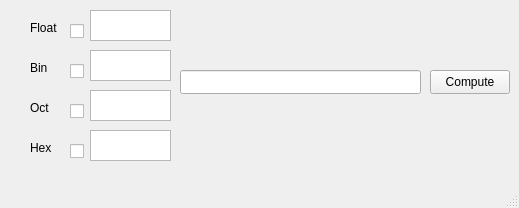
<?xml version="1.0" encoding="UTF-8"?>
<ui version="4.0">
 <class>MainWindow</class>
 <widget class="QMainWindow" name="MainWindow">
  <property name="geometry">
   <rect>
    <x>0</x>
    <y>0</y>
    <width>519</width>
    <height>208</height>
   </rect>
  </property>
  <property name="windowTitle">
   <string>MainWindow</string>
  </property>
  <widget class="QWidget" name="centralwidget">
   <widget class="QPushButton" name="Comput">
    <property name="geometry">
     <rect>
      <x>430</x>
      <y>70</y>
      <width>80</width>
      <height>24</height>
     </rect>
    </property>
    <property name="text">
     <string>Compute</string>
    </property>
   </widget>
   <widget class="QTextBrowser" name="Float">
    <property name="geometry">
     <rect>
      <x>90</x>
      <y>10</y>
      <width>81</width>
      <height>31</height>
     </rect>
    </property>
   </widget>
   <widget class="QTextBrowser" name="Bin">
    <property name="geometry">
     <rect>
      <x>90</x>
      <y>50</y>
      <width>81</width>
      <height>31</height>
     </rect>
    </property>
   </widget>
   <widget class="QTextBrowser" name="Oct">
    <property name="geometry">
     <rect>
      <x>90</x>
      <y>90</y>
      <width>81</width>
      <height>31</height>
     </rect>
    </property>
   </widget>
   <widget class="QTextBrowser" name="Hex">
    <property name="geometry">
     <rect>
      <x>90</x>
      <y>130</y>
      <width>81</width>
      <height>31</height>
     </rect>
    </property>
   </widget>
   <widget class="QLabel" name="label">
    <property name="geometry">
     <rect>
      <x>30</x>
      <y>20</y>
      <width>49</width>
      <height>16</height>
     </rect>
    </property>
    <property name="text">
     <string>Float</string>
    </property>
   </widget>
   <widget class="QLabel" name="label_2">
    <property name="geometry">
     <rect>
      <x>30</x>
      <y>60</y>
      <width>49</width>
      <height>16</height>
     </rect>
    </property>
    <property name="text">
     <string>Bin</string>
    </property>
   </widget>
   <widget class="QLabel" name="label_3">
    <property name="geometry">
     <rect>
      <x>30</x>
      <y>100</y>
      <width>49</width>
      <height>16</height>
     </rect>
    </property>
    <property name="text">
     <string>Oct</string>
    </property>
   </widget>
   <widget class="QLabel" name="label_4">
    <property name="geometry">
     <rect>
      <x>30</x>
      <y>140</y>
      <width>49</width>
      <height>16</height>
     </rect>
    </property>
    <property name="text">
     <string>Hex</string>
    </property>
   </widget>
   <widget class="QCheckBox" name="checkBox_Float">
    <property name="geometry">
     <rect>
      <x>70</x>
      <y>20</y>
      <width>78</width>
      <height>22</height>
     </rect>
    </property>
    <property name="text">
     <string/>
    </property>
   </widget>
   <widget class="QCheckBox" name="checkBox_Bin">
    <property name="geometry">
     <rect>
      <x>70</x>
      <y>60</y>
      <width>78</width>
      <height>22</height>
     </rect>
    </property>
    <property name="text">
     <string/>
    </property>
   </widget>
   <widget class="QCheckBox" name="checkBox_Oct">
    <property name="geometry">
     <rect>
      <x>70</x>
      <y>100</y>
      <width>78</width>
      <height>22</height>
     </rect>
    </property>
    <property name="text">
     <string/>
    </property>
   </widget>
   <widget class="QCheckBox" name="checkBox_Hex">
    <property name="geometry">
     <rect>
      <x>70</x>
      <y>140</y>
      <width>78</width>
      <height>22</height>
     </rect>
    </property>
    <property name="text">
     <string/>
    </property>
   </widget>
   <widget class="QLineEdit" name="expression">
    <property name="geometry">
     <rect>
      <x>180</x>
      <y>70</y>
      <width>241</width>
      <height>24</height>
     </rect>
    </property>
   </widget>
  </widget>
  <widget class="QMenuBar" name="menubar">
   <property name="geometry">
    <rect>
     <x>0</x>
     <y>0</y>
     <width>519</width>
     <height>21</height>
    </rect>
   </property>
  </widget>
  <widget class="QStatusBar" name="statusbar"/>
 </widget>
 <resources/>
 <connections/>
</ui>
